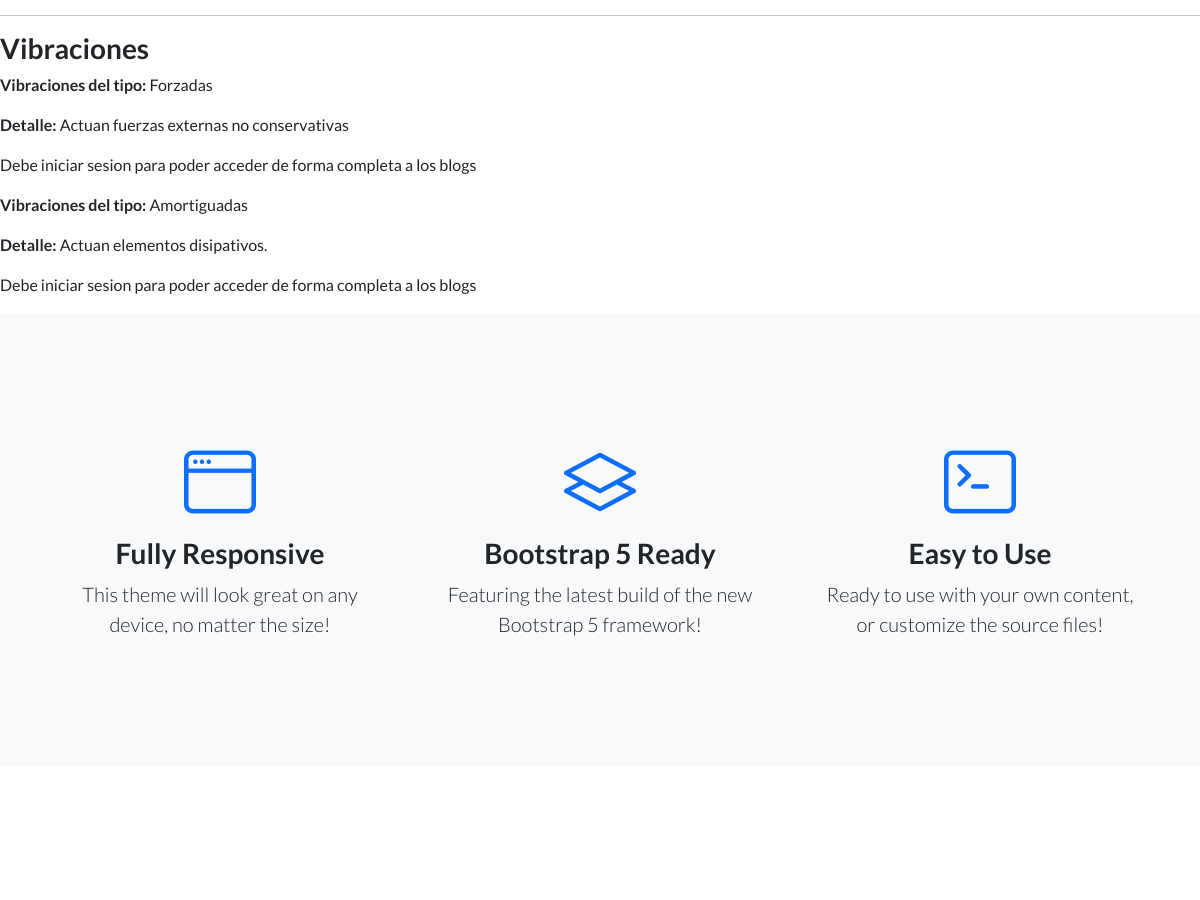
The page /AppProyectoFinal/leerBlog/ (middle part) on the database as committed earlier.
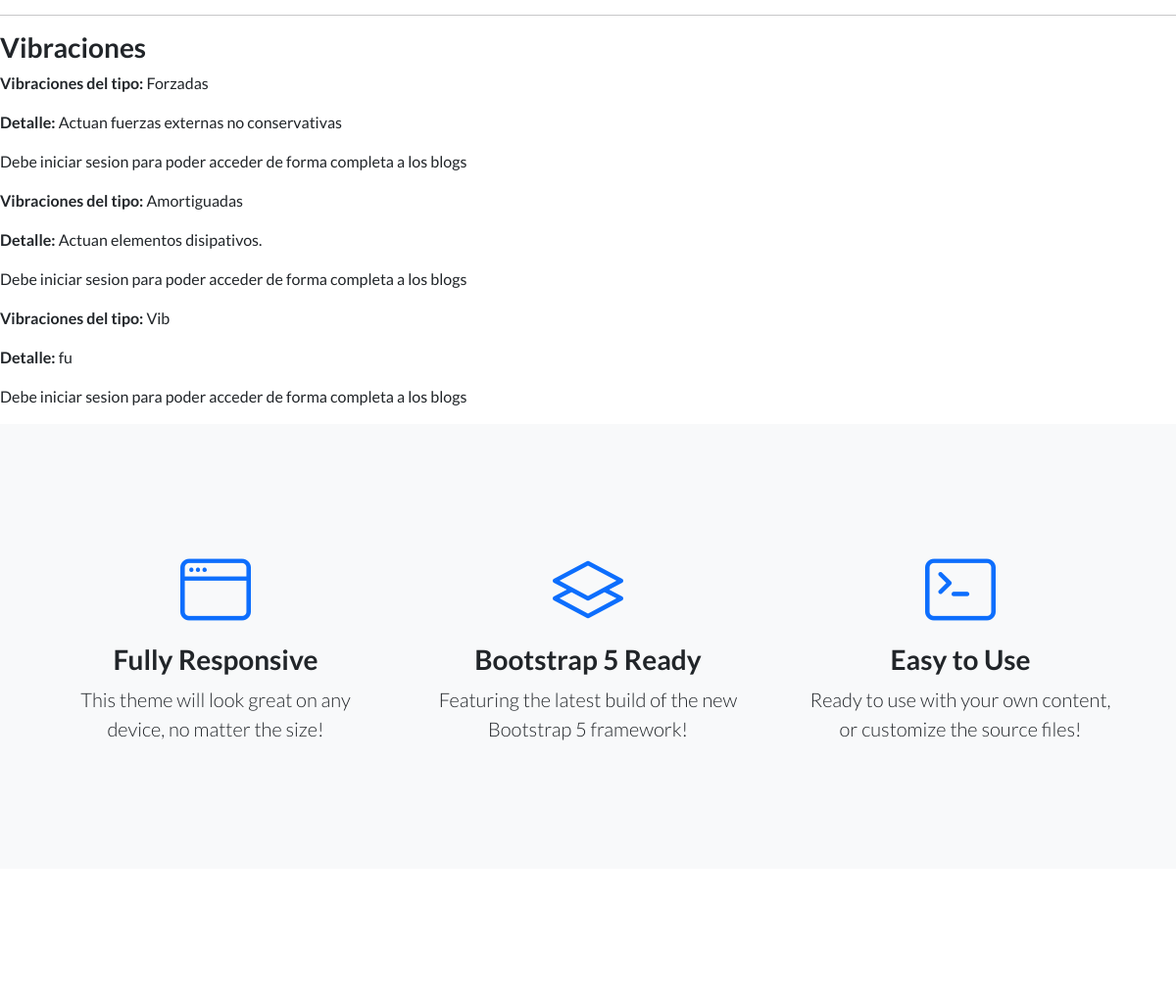
The same page on the database as committed later.
### AppProyectoFinal/models.py (models this page shows, shortened)
class BlogsModel(models.Model):
    nombre=models.CharField(max_length=40)
    detalle=models.CharField(max_length=40)
    descripcion=models.TextField()
    imagen = models.ImageField(upload_to="avatares", null=True, blank=True)
    usuario=models.ForeignKey(User,on_delete=models.CASCADE)
    fecha=models.DateField(auto_now_add=True)
    class Meta:
        db_table="Blogs"

### AppProyectoFinal/views.py (the view)
# urls.py: path('leerBlog/',leer_blogs,name='LeerBlog'),
def leer_blogs(request):
    filtro=BlogsModel.objects.all()
    us=request.user
    context={
        "us":us,
        "filtro":filtro,
        }
    return render(request,"AppProyectoFinal/blogs.html",context)

### templates/AppProyectoFinal/blogs.html (shortened to what this page needs)
{% extends "base.html" %}
{% load static %}
{% block contenido_variable %}
<br><hr>
<h3>Vibraciones</h3>
{% if filtro %}
{% for f in filtro %}
<p><b>Vibraciones  del tipo: </b>{{f.nombre}}</p>
<p><b>Detalle: </b>{{f.detalle}}</p>
{% if user.is_authenticated %}
{% if user == f.usuario %}
<button><a href="{% url 'EditarBlog' f.id %}">Editar</a></button>
<button><a href="{% url 'EliminarBlog' f.id %}">Eliminar</a></button>
<button><a href="{% url 'VerMas' f.id %}">Ver mas</a></button>
{% else %}
<button><a href="{% url 'VerMas' f.id %}">Ver mas</a></button>
<br><hr>
{% endif %}
{% else %}
<p>Debe iniciar sesion para poder acceder de forma completa a los blogs </p>
{% endif %}
{% endfor %}
{% else %}
<h4>No hay informacion</h4>
{% endif %}
{% endblock %}

### templates/base.html (shortened to what this page needs)
{% load static %}
<!DOCTYPE html>
<html lang="en">
    <head>
        <link href="https://cdn.jsdelivr.net/npm/bootstrap-icons@1.5.0/font/bootstrap-icons.css" rel="stylesheet" type="text/css" />
        <link href="{% static 'AppProyectoFinal\css\styles.css' %}" rel="stylesheet" />
    </head>
    <body>
        {% block contenido_variable %}{% endblock %}
        <section class="features-icons bg-light text-center">
            <div class="container">
                <div class="row">
                    <div class="col-lg-4">
                        <div class="features-icons-item mx-auto mb-5 mb-lg-0 mb-lg-3">
                            <div class="features-icons-icon d-flex"><i class="bi-window m-auto text-primary"></i></div>
                            <h3>Fully Responsive</h3>
                            <p class="lead mb-0">This theme will look great on any device, no matter the size!</p>
                        </div>
                    </div>
                    <div class="col-lg-4">
                        <div class="features-icons-item mx-auto mb-5 mb-lg-0 mb-lg-3">
                            <div class="features-icons-icon d-flex"><i class="bi-layers m-auto text-primary"></i></div>
                            <h3>Bootstrap 5 Ready</h3>
                            <p class="lead mb-0">Featuring the latest build of the new Bootstrap 5 framework!</p>
                        </div>
                    </div>
                    <div class="col-lg-4">
                        <div class="features-icons-item mx-auto mb-0 mb-lg-3">
                            <div class="features-icons-icon d-flex"><i class="bi-terminal m-auto text-primary"></i></div>
                            <h3>Easy to Use</h3>
                            <p class="lead mb-0">Ready to use with your own content, or customize the source files!</p>
                        </div>
                    </div>
                </div>
            </div>
        </section>
        <section class="showcase">
            <div class="container-fluid p-0">
                <div class="row g-0">
                    <div class="col-lg-6 order-lg-2 text-white showcase-img" style="background-image: {% static 'AppProyectoFinal/assets/img/bg-showcase-1.jpg' %}"></div>
                    <div class="col-lg-6 order-lg-1 my-auto showcase-text">
                    </div>
                </div>
            </div>
        </section>
    </body>
</html>

Rows that differ between the two databases and show on the page:
added BlogsModel: nombre "Vib", detalle "fu"
